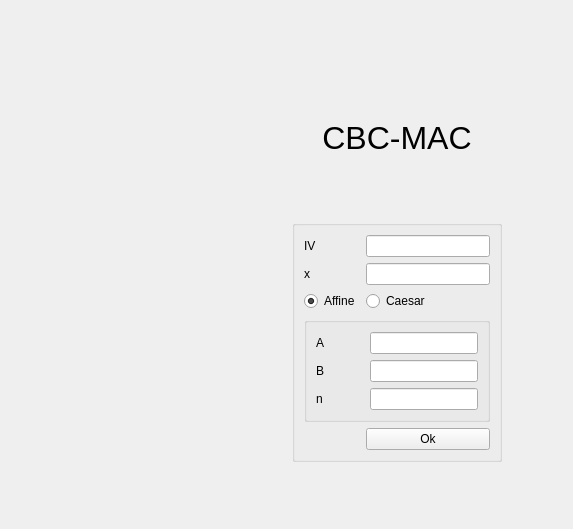
       <widget class="QWidget" name="page9">
        <widget class="QWidget" name="layoutWidget">
         <property name="geometry">
          <rect>
           <x>230</x>
           <y>120</y>
           <width>334</width>
           <height>400</height>
          </rect>
         </property>
         <layout class="QGridLayout" name="gridLayout_12">
          <item row="2" column="1">
           <widget class="QGroupBox" name="groupBox_18">
            <property name="title">
             <string/>
            </property>
            <layout class="QGridLayout" name="gridLayout_19">
             <item row="0" column="0">
              <widget class="QLabel" name="label_70">
               <property name="text">
                <string>IV</string>
               </property>
              </widget>
             </item>
             <item row="0" column="1">
              <widget class="QLineEdit" name="le_mac_IV"/>
             </item>
             <item row="1" column="0">
              <widget class="QLabel" name="label_71">
               <property name="text">
                <string>x</string>
               </property>
              </widget>
             </item>
             <item row="1" column="1">
              <widget class="QLineEdit" name="le_mac_x"/>
             </item>
             <item row="2" column="0">
              <widget class="QRadioButton" name="rb_mac_affine">
               <property name="text">
                <string>Affine</string>
               </property>
               <property name="checked">
                <bool>true</bool>
               </property>
              </widget>
             </item>
             <item row="2" column="1">
              <widget class="QRadioButton" name="rb_mac_caesar">
               <property name="text">
                <string>Caesar</string>
               </property>
              </widget>
             </item>
             <item row="3" column="0" colspan="2">
              <widget class="QGroupBox" name="gb_mac_affine">
               <property name="title">
                <string/>
               </property>
               <layout class="QGridLayout" name="gridLayout_20">
                <item row="2" column="0">
                 <widget class="QLabel" name="label_mac_n">
                  <property name="text">
                   <string>n</string>
                  </property>
                 </widget>
                </item>
                <item row="0" column="0">
                 <widget class="QLabel" name="label_mac_k">
                  <property name="text">
                   <string>A</string>
                  </property>
                 </widget>
                </item>
                <item row="1" column="2">
                 <widget class="QLineEdit" name="le_mac_b"/>
                </item>
                <item row="2" column="2">
                 <widget class="QLineEdit" name="le_mac_n"/>
                </item>
                <item row="0" column="2">
                 <widget class="QLineEdit" name="le_mac_a"/>
                </item>
                <item row="1" column="0">
                 <widget class="QLabel" name="label_mac_b">
                  <property name="text">
                   <string>B</string>
                  </property>
                 </widget>
                </item>
                <item row="0" column="1">
                 <spacer name="horizontalSpacer_20">
                  <property name="orientation">
                   <enum>Qt::Horizontal</enum>
                  </property>
                  <property name="sizeHint" stdset="0">
                   <size>
                    <width>40</width>
                    <height>20</height>
                   </size>
                  </property>
                 </spacer>
                </item>
               </layout>
              </widget>
             </item>
             <item row="4" column="1">
              <widget class="QPushButton" name="btnMac">
               <property name="text">
                <string>Ok</string>
               </property>
              </widget>
             </item>
            </layout>
           </widget>
          </item>
          <item row="2" column="0">
           <spacer name="horizontalSpacer_9">
            <property name="orientation">
             <enum>Qt::Horizontal</enum>
            </property>
            <property name="sizeHint" stdset="0">
             <size>
              <width>40</width>
              <height>20</height>
             </size>
            </property>
           </spacer>
          </item>
          <item row="1" column="1">
           <spacer name="verticalSpacer_26">
            <property name="orientation">
             <enum>Qt::Vertical</enum>
            </property>
            <property name="sizeHint" stdset="0">
             <size>
              <width>20</width>
              <height>40</height>
             </size>
            </property>
           </spacer>
          </item>
          <item row="0" column="1">
           <widget class="QLabel" name="label_32">
            <property name="styleSheet">
             <string notr="true">font-size:24pt;</string>
            </property>
            <property name="text">
             <string>CBC-MAC</string>
            </property>
            <property name="alignment">
             <set>Qt::AlignCenter</set>
            </property>
           </widget>
          </item>
          <item row="2" column="2">
           <spacer name="horizontalSpacer_10">
            <property name="orientation">
             <enum>Qt::Horizontal</enum>
            </property>
            <property name="sizeHint" stdset="0">
             <size>
              <width>40</width>
              <height>20</height>
             </size>
            </property>
           </spacer>
          </item>
          <item row="3" column="1">
           <spacer name="verticalSpacer_27">
            <property name="orientation">
             <enum>Qt::Vertical</enum>
            </property>
            <property name="sizeHint" stdset="0">
             <size>
              <width>20</width>
              <height>40</height>
             </size>
            </property>
           </spacer>
          </item>
         </layout>
        </widget>
       </widget>
